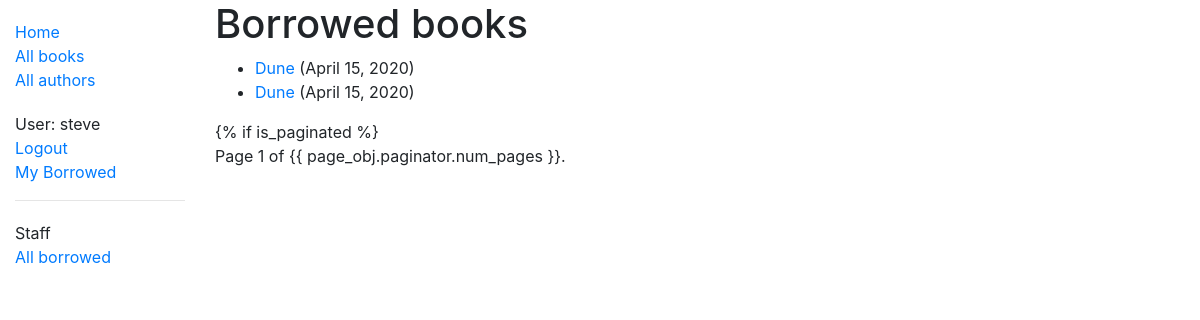
The app's page /catalog/mybooks/ (signed in) with its own data.
### catalog/models.py (models this page shows, shortened)
class BookInstance(models.Model):
    id = models.UUIDField(primary_key=True, default=uuid.uuid4,
                          help_text="Unique ID for this particular book across whole library")
    book = models.ForeignKey('Book', on_delete=models.SET_NULL, null=True)
    imprint = models.CharField(max_length=200)
    due_back = models.DateField(null=True, blank=True)
    borrower = models.ForeignKey(
        User, on_delete=models.SET_NULL, null=True, blank=True)
    @property
    def is_overdue(self):
        if self.due_back and date.today() > self.due_back:
            return True
        return False
    LOAN_STATUS = (
        ('d', 'Maintenance'),
        ('o', 'On loan'),
        ('a', 'Available'),
        ('r', 'Reserved'),
    )
    status = models.CharField(
        max_length=1,
        choices=LOAN_STATUS,
        blank=True,
        default='d',
        help_text='Book availability')
    class Meta:
        ordering = ['due_back']
        permissions = (("can_mark_returned", "Set book as returned"),)

class Book(models.Model):
    title = models.CharField(max_length=200)
    author = models.ForeignKey('Author', on_delete=models.SET_NULL, null=True)
    summary = models.TextField(
        max_length=1000, help_text="Enter a brief description of the book")
    isbn = models.CharField('ISBN', max_length=13,
                            help_text='13 Character <a href="https://www.isbn-international.org/content/what-isbn'
                                      '">ISBN number</a>')
    genre = models.ManyToManyField(
        Genre, help_text="Select a genre for this book")
    language = models.ForeignKey(
        'Language', on_delete=models.SET_NULL, null=True)
    def display_genre(self):
        """Creates a string for the Genre. This is required to display genre in Admin."""
        return ', '.join([genre.name for genre in self.genre.all()[:3]])
    display_genre.short_description = 'Genre'

### catalog/views.py (the view)
# urls.py: path('mybooks/', views.LoanedBooksByUserListView.as_view(), name='my-borrowed'),
class LoanedBooksByUserListView(LoginRequiredMixin, generic.ListView):
    model = BookInstance
    template_name = 'catalog/bookinstance_list_borrowed_user.html'
    paginate_by = 10
    def get_queryset(self):
        return BookInstance.objects.filter(borrower=self.request.user).filter(status__exact='o').order_by('due_back')

### catalog/templates/catalog/bookinstance_list_borrowed_user.html
{% extends "base_generic.html" %}
{% block content %}
    <h1>Borrowed books</h1>
    {% if bookinstance_list %}
    <ul>
      {% for bookinst in bookinstance_list %}
      <li class="{% if bookinst.is_overdue %}text-danger{% endif %}">
        <a href="{% url 'book-detail' bookinst.book.pk %}">{{bookinst.book.title}}</a> ({{ bookinst.due_back }})
      </li>
      {% endfor %}
    </ul>
    {% else %}
      <p>There are no books borrowed.</p>
    {% endif %}
{% endblock %}

### catalog/templates/base_generic.html (shortened to what this page needs)
<!DOCTYPE html>
<html lang="en">
  <head>
    <link
      rel="stylesheet"
      href="https://stackpath.bootstrapcdn.com/bootstrap/4.1.3/css/bootstrap.min.css"
    />
    {% load static %}
    <link rel="stylesheet" href="{% static 'css/styles.css' %}" />
  </head>
  <body>
    <div class="container-fluid">
      <div class="row">
        <div class="col-sm-2">
          {% block sidebar %}
          <ul class="sidebar-nav">
            <li><a href="{% url 'index' %}">Home</a></li>
            <li><a href="{% url 'books' %}">All books</a></li>
            <li><a href="{% url 'authors' %}">All authors</a></li>
          </ul>
          <ul class="sidebar-nav">
            {% if user.is_authenticated %}
            <li>User: {{ user.get_username }}</li>
            <li>
              <a href="{% url 'logout'%}?next={{request.path}}">Logout</a>
            </li>
            <li><a href="{% url 'my-borrowed' %}">My Borrowed</a></li>
            {% else %}
            <li><a href="{% url 'login'%}?next={{request.path}}">Login</a></li>
            {% endif %}
          </ul>
          {% if user.is_staff %}
          <hr />
          <ul class="sidebar-nav">
            <li>Staff</li>
            {% if perms.catalog.can_mark_returned %}
            <li><a href="{% url 'all-borrowed' %}">All borrowed</a></li>
            {% endif %}
          </ul>
          {% endif %} {% endblock %}
        </div>
        <div class="col-sm-10">
          {% block content %}{% endblock %} {% block pagination %} {% if
          is_paginated %}
          <div class="pagination">
            <span class="page-links">
              <span class="page-current">
                Page {{ page_obj.number }} of {{ page_obj.paginator.num_pages
                }}.
              </span>
            </span>
          </div>
          {% endblock %}
        </div>
      </div>
    </div>
  </body>
</html>

### catalog/static/css/styles.css (style rules this page uses)
.sidebar-nav { margin-top: 20px; padding: 0; list-style: none; }

### records on screen
BookInstance: book "Dune", due_back "April 15, 2020"
BookInstance: book "Dune", due_back "April 15, 2020"

### other values on screen
{{ user.get_username }} "steve"
{{ page_obj.number }} "1"
